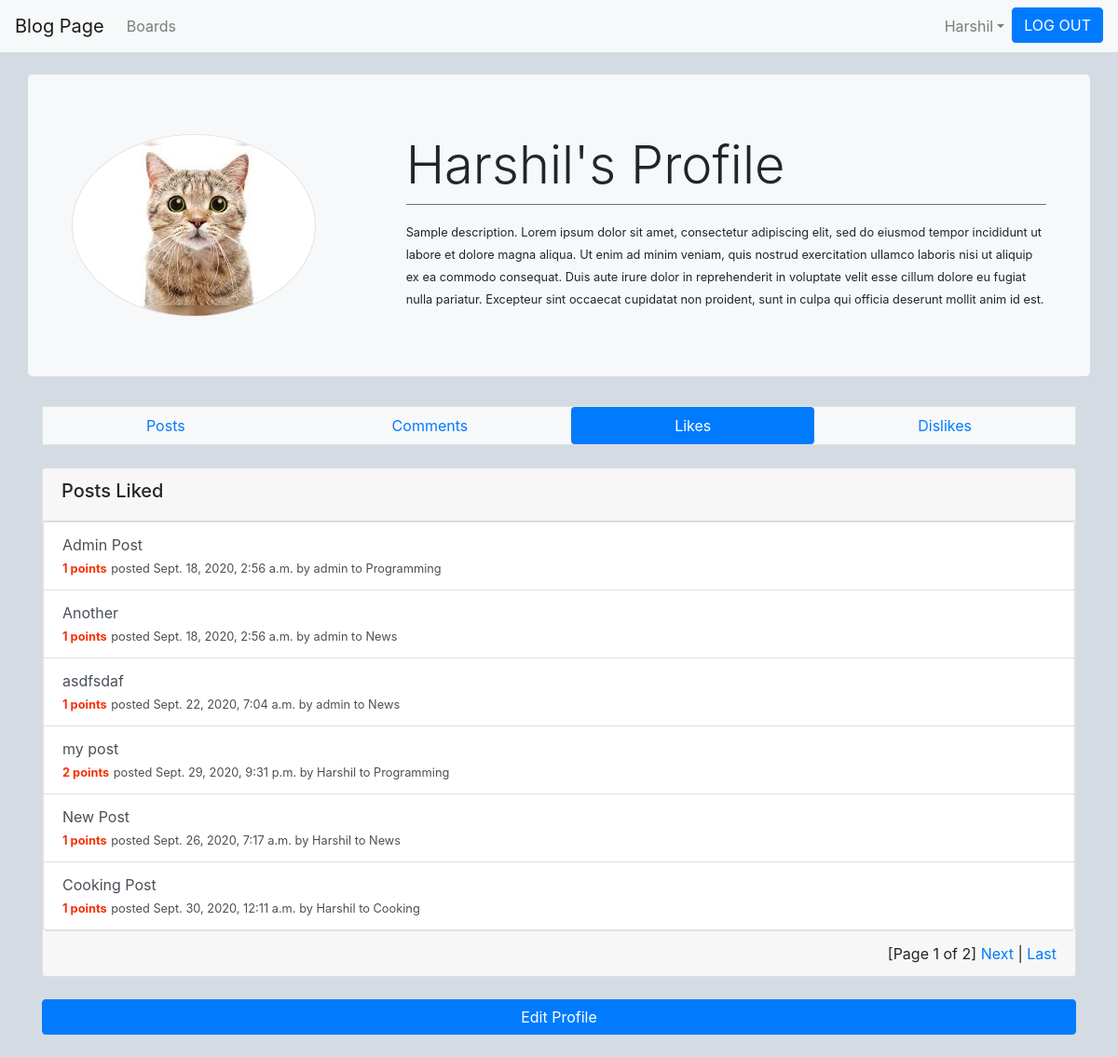
Screenshot of /profile/likes/ (signed in) with the database file from the repository.
### user/models.py (models this page shows, shortened)
class Profile(models.Model):
    user = models.OneToOneField(User, on_delete=models.CASCADE, related_name='profile')
    description = models.TextField("Profile Description", max_length=1000, default='Default User Profile Description.')
    picture = models.ImageField(default='profile_pics/default.jpg', upload_to='profile_pics')

### blog/models.py (models this page shows, shortened)
class Post(models.Model):
    title = models.CharField(max_length=200)
    content = models.TextField(max_length=2000)
    date_posted = models.DateTimeField(auto_now=timezone.now())
    author = models.ForeignKey(User, on_delete=models.CASCADE, related_name='posts')
    board = models.ForeignKey(Board, on_delete=models.CASCADE, null=True, blank=True)
    likes = models.ManyToManyField(User, blank=True, related_name='post_likes')
    dislikes = models.ManyToManyField(User, blank=True, related_name='post_dislikes')
    def get_rating(self):
        return self.likes.count() - self.dislikes.count()

class Board(models.Model):
    title = models.CharField(max_length=200, unique=True)
    description = models.TextField(max_length=2000)
    date_created = models.DateField(auto_now_add=True)
    subscription = models.ManyToManyField(User, blank=True, related_name='subs')
    def __str__(self):
        return self.title
    def get_popularity_rating(self):
        return ( self.post_set.filter(date_posted__gte=timezone.now()-timedelta(days=7)).count())

### user/views.py (the view)
# urls.py: path('profile/likes/', profile_likes, name='profile-likes'),
@login_required
def profile_likes(request):
    paginator = Paginator(request.user.post_likes.all(), 4)
    page_number = request.GET.get('page')
    page_obj = paginator.get_page(page_number)
    context = {
        'page_obj': page_obj
    }
    return render(request, 'blog/profile_likes.html', context)

### blog/context_processors.py (called while the page is built)
def search_form(request):
    search_form = SearchForm()
    return {"search_form": search_form}

def top_boards(request):
    return {'popular_boards': sorted(Board.objects.all(), key=lambda obj: -obj.get_popularity_rating())[:4]}

### blog/templates/blog/profile_likes.html (shortened to what this page needs)
{% extends 'blog/profile_base.html' %}
{% block header %}
    <div class='jumbotron row mt-4'style="background-color: #f7f8f9;">
        <div class='col-4'>
            <img src="{{ user.profile.picture.url }}" class='rounded-circle account-img border' alt="">
        </div>
        <div class='col-8'>
            <h3 class='display-4'>{{ user.username }}'s Profile</h3>
            <div class='border-top border-secondary pt-3'>
                <small>{{ user.profile.description }}</small>
            </div>
        </div>
    </div>
{% endblock header %}
{% block profile-navbar %}
    <nav class="nav nav-pills border nav-fill my-4" style="background-color: #f7f8f9;">
        <a class="nav-link" href="{% url 'view-profile' user.pk %}">Posts</a>
        <a class="nav-link" href="{% url 'profile-comments' user.pk %}">Comments</a>
        <a class="nav-link active" href="{% url 'profile-likes' %}">Likes</a>
        <a class="nav-link" href="{% url 'profile-dislikes' %}">Dislikes</a>
      </nav>
{% endblock profile-navbar %}
{% block content %}
    <div class='card my-4'>
        <div class='col card-header'>
            <h5>Posts Liked</h5>
        </div>
        <div class='list-group'>
            {% if user.post_likes.all %}
                {% for post in user.post_likes.all %}
                <a href="{% url 'post' post.board.id post.id %}" class='list-group-item list-group-item-action'>
                    <div>
                        {{ post.title }}
                    </div>
                    <div>
                        <small style="color: #F73009;"><strong>{{ post.get_rating }} points</strong></small>
                        <small>posted {{post.date_posted}} by {{ post.author }} to {{ post.board }}</small>
                    </div>
                </a>
                {% endfor %}
            {% else %}
                <p class='d-flex pt-2 justify-content-center'>No Posts Liked</p>
            {% endif %}
        </div>
        {% if page_obj.paginator.num_pages > 1 %}
            <div class='card-footer d-flex justify-content-end'>
                <span class='step-links'>
                    <span class='current'>
                        [Page {{ page_obj.number }} of {{ page_obj.paginator.num_pages }}]
                    </span>
                    {% if page_obj.has_next %}
                        <a href="?page={{ page_obj.next_page_number }}">Next</a>
                        |
                        <a href="?page={{ page_obj.paginator.num_pages }}">Last</a>
                    {% endif %}
                </span>
            </div>
        {% endif %}
    </div>
    <a href="{% url 'update-information' %}" class="btn btn-primary col mb-4" role="button">Edit Profile</a>
{% endblock content %}

### blog/templates/blog/profile_base.html (shortened to what this page needs)
<!doctype html>
<html lang="en">
  <head>
    <link rel="stylesheet" href="https://stackpath.bootstrapcdn.com/bootstrap/4.5.2/css/bootstrap.min.css">
  </head>
  <body>
    <header class='site-header'>
        <nav class="navbar navbar-expand-lg navbar-light" style="background-color: #f6f8f9;">
            <a class="navbar-brand" href="{% url 'home' %}">Blog Page</a>
            <div class="collapse navbar-collapse" id="navbarNavDropdown">
              <div class='navbar-nav mr-auto'>
                <ul class="navbar-nav">
                  <li class="nav-item">
                    <a class="nav-link" href="{% url 'boards' %}">Boards</a>
                  </li>
                </ul>
              </div>
              <div class='navbar-nav'>
                <ul class='navbar-nav'>
                  {% if user.is_authenticated %}
                    <li class='nav-item dropdown'>
                      <a href="#" class='nav-link dropdown-toggle' id='navbarDropdownMenuLink' role='button' data-toggle='dropdown'>{{ user.username }}</a>
                    </li>
                     <li class='navbar-item'>
                      <a href="{% url 'logout' %}" class='btn btn-primary' role="button" style="color: white;">LOG OUT</a>
                    </li>
                  {% endif %}
                </ul>
              </div>
            </div>
          </nav>
    </header>
    <div class='container'>
      {% block header %}
      {% endblock header%}
      {% block profile-navbar %}
      {% endblock profile-navbar %}
    </div>
    <main>
      <div class='container-md'>
          {% block content %}
          {% endblock content %}
      </div>
    </main>
  </body>
</html>

### blog/templates/blog/profile_base.html (style rules this page uses)
body { background-color: #d4dbe2; }

### rows the page displays
Post: title "Admin Post", get_rating "1", date_posted "Sept. 18, 2020, 2:56 a.m.", author "admin", board "Programming"
Post: title "Another", get_rating "1", date_posted "Sept. 18, 2020, 2:56 a.m.", author "admin", board "News"
Post: title "asdfsdaf", get_rating "1", date_posted "Sept. 22, 2020, 7:04 a.m.", author "admin", board "News"
Post: title "my post", get_rating "2", date_posted "Sept. 29, 2020, 9:31 p.m.", author "Harshil", board "Programming"
Post: title "New Post", get_rating "1", date_posted "Sept. 26, 2020, 7:17 a.m.", author "Harshil", board "News"
Post: title "Cooking Post", get_rating "1", date_posted "Sept. 30, 2020, 12:11 a.m.", author "Harshil", board "Cooking"

### other values shown
{{ user.username }} "Harshil"
{{ page_obj.number }} "1"
{{ page_obj.paginator.num_pages }} "2"
